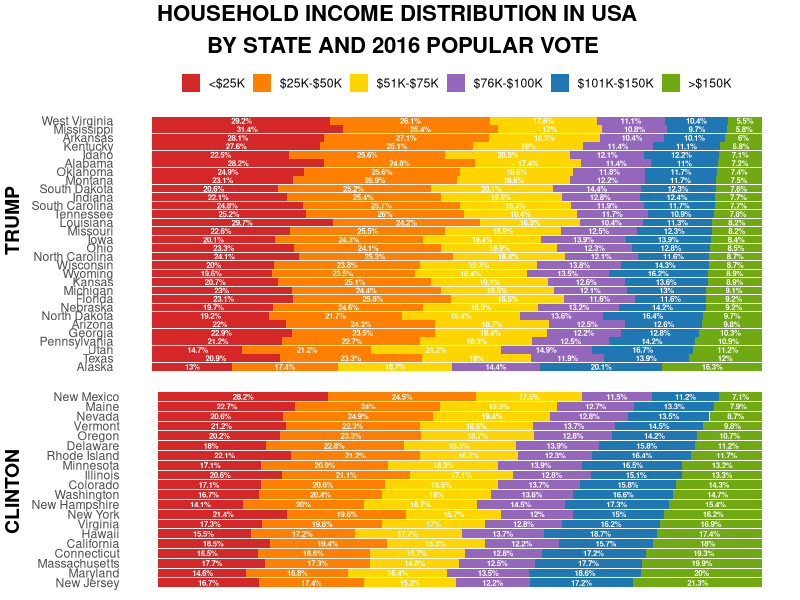

Generate this figure with R:
# Thinh Pham & Katherine M. Prioli
# Makeover Monday - split reproduced graph by election results
# Tue Oct 02 15:31:24 2018 ------------------------------


#### Libraries ----

library(tidyverse)
library(readxl)
library(grid)
library(gridExtra)


#### Read in, wrangle, and join 2016 presidential election data ----

incometbl_raw <- read_csv("incometbl.csv")

incometbl <- incometbl_raw %>% 
  arrange(desc(incomecat), catpct) %>% 
  mutate(incomecat = factor(incomecat,
                            levels = c("<$25K", 
                                       "$25K-$50K", 
                                       "$51K-$75K", 
                                       "$76K-$100K", 
                                       "$101K-$150K", 
                                       ">$150K"))) %>%
  mutate(state = factor(state, levels = rev(state[1:50])))

popvote_raw <- read_xlsx("federalelections2016.xlsx", sheet = "Appendix A", range = "A7:C59")

popvote <- as.tibble(popvote_raw) %>% 
  filter(!is.na(STATE) & STATE != "D.C.") %>% 
  mutate(gop = as.numeric(TRUMP)) %>% 
  mutate(dem = as.numeric(CLINTON)) %>% 
  mutate(winner = case_when(
    dem < gop ~ "R",
    dem > gop ~ "D"
  )) %>% 
  mutate(winner = factor(winner, levels = c("R", "D"))) %>% 
  rename(state = STATE) %>% 
  mutate(state = factor(state, levels = rev(incometbl$state[1:50]))) %>% 
  select(state, winner)

popvote_gop <- popvote %>% filter(winner == "R") %>% count()
weight_gop = popvote_gop / 50
popvote_dem <- popvote %>% filter(winner == "D") %>% count()
weight_dem = popvote_dem / 50


incometbl <- full_join(incometbl, popvote, by = "state")


#### Separate reproduced graph by election results ----

reprod_plot_gop <- ggplot(data = filter(incometbl, winner == "R"), 
                          aes(x = state, y = catpct / 100, fill = incomecat, label = catpct)) +
  coord_flip() +                                                                    # Put states on vertical axis
  geom_bar(stat = "identity", aes(y = catpct * 100), position = "fill") +
  scale_fill_manual(values = c(                                                     # Match color scheme of original graph
    "<$25K" = "#D62728",
    "$25K-$50K" = "#FF7F03",
    "$51K-$75K" = "#FFD500",
    "$76K-$100K" = "#9467BD",
    "$101K-$150K" = "#1F77B4",
    ">$150K" = "#6FAA12")) +
  geom_text(aes(label = paste0(catpct,"%")),                                        # Label stacked bars
            size = 2, color = "white", fontface = "bold", 
            hjust = 0.5, position = position_stack(vjust = 0.5)) +
  scale_y_reverse() +                                                               # Ensure <$25K category on left
  theme(axis.text.x = element_blank(),
        axis.ticks = element_blank(),
        axis.title = element_blank(),
        panel.background = element_blank(),
        legend.position = "top",
        legend.title = element_blank(),
        legend.key.width = unit(0.5, "cm"),
        legend.key.height = unit(0.5, "cm")) +
  guides(fill = guide_legend(nrow = 1))                                             # Force all legend elements into one row
#reprod_plot_gop

reprod_plot_dem <- ggplot(data = filter(incometbl, winner == "D"), 
                          aes(x = state, y = catpct / 100, fill = incomecat, label = catpct)) +
  coord_flip() +                                                                    # Put states on vertical axis
  geom_bar(stat = "identity", aes(y = catpct * 100), position = "fill") +
  scale_fill_manual(values = c(                                                     # Match color scheme of original graph
    "<$25K" = "#D62728",
    "$25K-$50K" = "#FF7F03",
    "$51K-$75K" = "#FFD500",
    "$76K-$100K" = "#9467BD",
    "$101K-$150K" = "#1F77B4",
    ">$150K" = "#6FAA12")) +
  geom_text(aes(label = paste0(catpct,"%")),                                        # Label stacked bars
            size = 2, color = "white", fontface = "bold", 
            hjust = 0.5, position = position_stack(vjust = 0.5)) +
  scale_y_reverse() +                                                               # Ensure <$25K category on left
  theme(axis.text.x = element_blank(),
        axis.ticks = element_blank(),
        axis.title = element_blank(),
        panel.background = element_blank(),
        legend.position = "none")
#reprod_plot_dem

plot_gop <- arrangeGrob(reprod_plot_gop, left = textGrob("TRUMP", 
                                                         rot = 90,
                                                         gp = gpar(fontsize = 14, fontface = "bold")))
plot_dem <- arrangeGrob(reprod_plot_dem, left = textGrob("CLINTON", 
                                                         rot = 90,
                                                         gp = gpar(fontsize = 14, fontface = "bold")))

grid.arrange(plot_gop, plot_dem, nrow = 2,
             heights = c(2 * weight_gop, 2 * weight_dem),
             top = textGrob("HOUSEHOLD INCOME DISTRIBUTION IN USA \n BY STATE AND 2016 POPULAR VOTE",
                            gp = gpar(fontsize = 16, fontface = "bold")))


# Note - grid.arrange disables ggsave(), so I manually exported the graph using the Plots tab